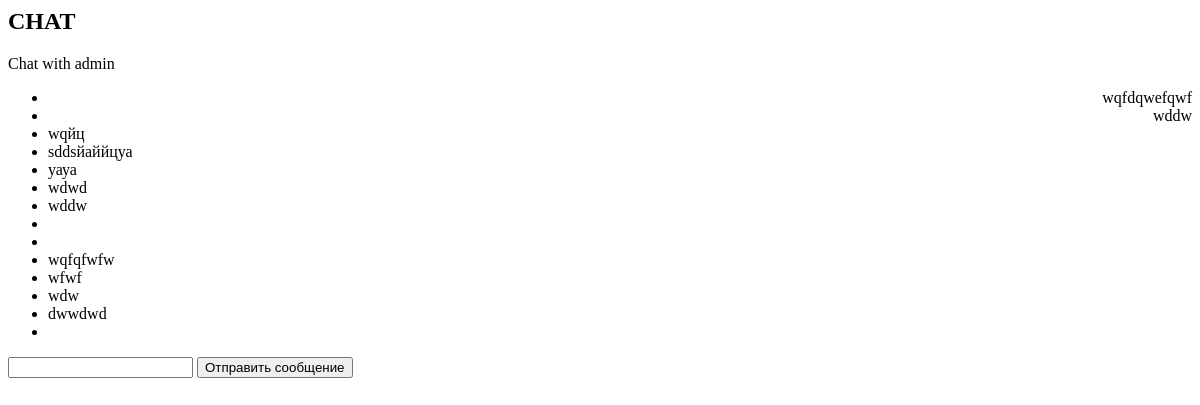
Page /chat/open_chat/1 (signed in) on the earlier database version.
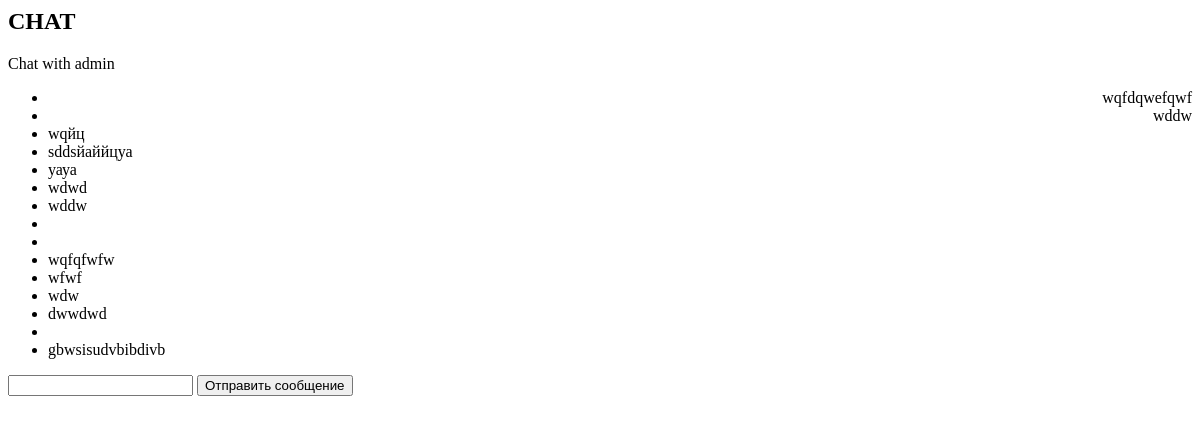
Same page on the later database version.
### chat/models.py (models this page shows, shortened)
class ChatMessage(models.Model):
    msg_from = models.ForeignKey(User, on_delete=models.SET_NULL, related_name="outgoing_messages", null=True)
    msg_to = models.ForeignKey(User, on_delete=models.SET_NULL, related_name="incoming_messages", null=True)
    publicated_at = models.DateTimeField(default=timezone.now, blank=True)
    text = models.TextField()
    deleted = models.BooleanField(default=False)
    created_at = models.DateTimeField(auto_now_add=True)

### chat/views.py (the view)
# urls.py: path("open_chat/<int:user_id>", views.open_chat, name="open_chat"),
@login_required()
def open_chat(request, user_id):
    messages = ChatMessage.objects.filter(Q(msg_from=request.user, msg_to=user_id) | Q(msg_from=user_id, msg_to=request.user))
    if user_id == request.user.pk:
        raise HTTPError(404)
    companion = get_object_or_404(User, pk=user_id)
    message_data = MessageSerializer(messages, many=True)
    companion_data = UserSerializer(companion)
    data = {
        "messages": message_data.data,
        "companion": companion_data.data,
    }
    response = render(request, "chat/index.html", {"messages":messages, "companion":companion, "data":data})
    response.set_cookie(key="secret_key", value=request.user.id)
    return response

### chat/serializers.py (called while the page is built)
    def to_representation(self, instance):
        data = super().to_representation(instance)
        if (instance.deleted):
            data["text"] = None
            data["chatimage_set"] = []
        return data

    def to_representation(self, instance):
        data = super().to_representation(instance)
        return data

### chat/templates/chat/index.html (shortened to what this page needs)
{% load static %}
<h2>CHAT</h2>
<div>Chat with {{ companion.username }}</div>
<ul>
    {% for msg in messages %}
    <li>
        <div style="text-align:{% if companion.id == msg.msg_from.id %}left;{% else %}right;{% endif %}">
            {{ msg.text }}
        </div>
    </li>
    {% endfor %}
</ul>
<form id="form">
    <input type="text" id="input">
    <button type="submit">Отправить сообщение</button>
</form>

Differences in the rows shown:
added ChatMessage: text "gbwsisudvbibdivb"
